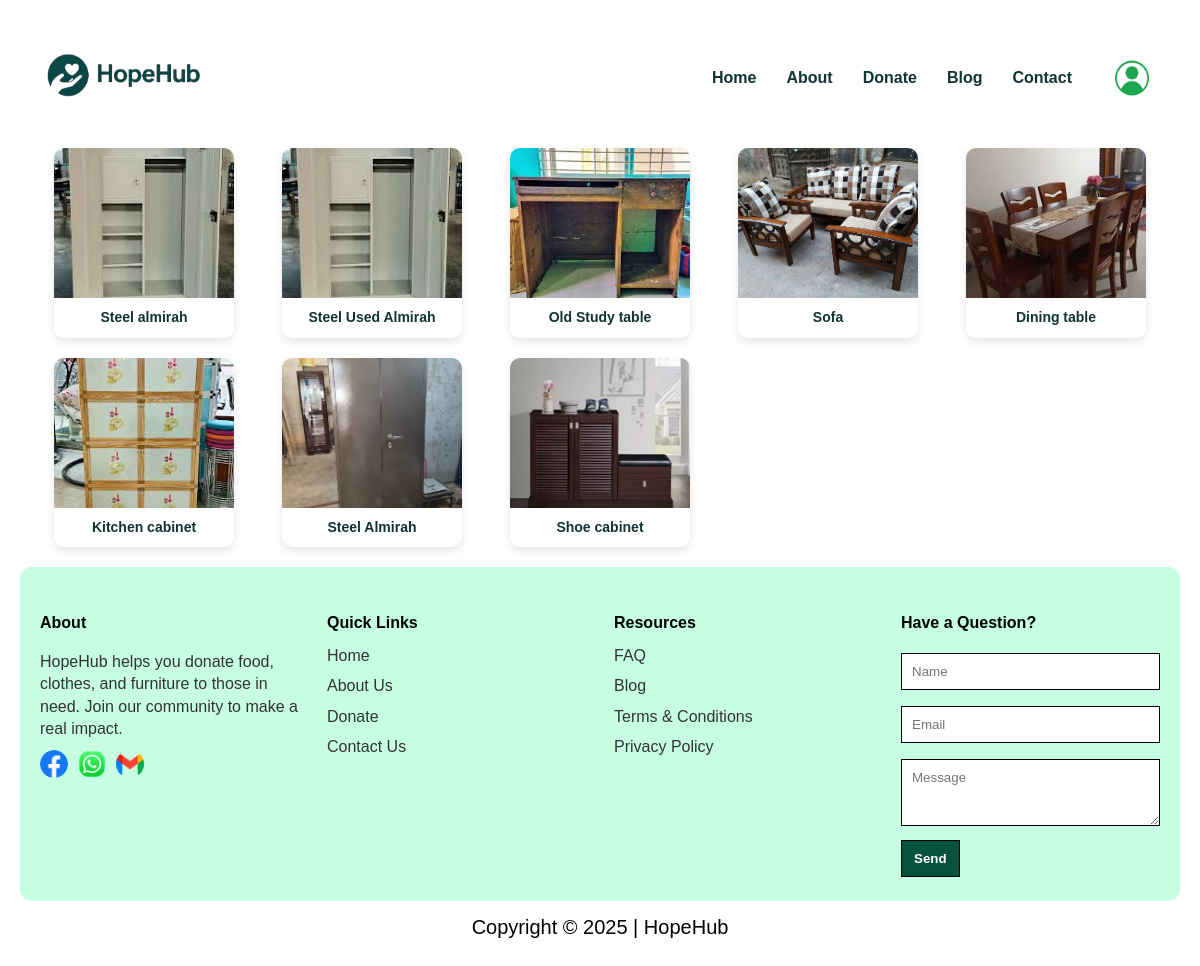
The app's page /donations/receive/furniture/ (signed in) with its own data.
### donations/models.py (models this page shows, shortened)
class Donation(models.Model):
    CATEGORY_CHOICES = [
        ('food', 'Food'),
        ('clothes', 'Clothes'),
        ('furniture', 'Furniture'),
    ]
    donor = models.ForeignKey(User, on_delete=models.CASCADE)
    category = models.CharField(max_length=20, choices=CATEGORY_CHOICES)
    item_name = models.CharField(max_length=100)
    item_image = models.ImageField(upload_to='donation_images/')
    quantity = models.PositiveIntegerField()
    address = models.TextField()
    details = models.TextField()
    created_at = models.DateTimeField(auto_now_add=True)

### donations/views.py (the view)
# urls.py: path('receive/furniture/', views.furniturereceive, name='furniturereceive'),
def furniturereceive(request):
    items = Donation.objects.filter(category='furniture')
    return render(request, 'donations/furniturereceive.html', {'items': items})

### donations/templates/donations/furniturereceive.html (shortened to what this page needs)
{% load static %}
<!doctype html>
<html lang="bn">
<head>
  <link rel="stylesheet" href="{% static 'css/style.css' %}">
</head>
<body>
  <div class="wrap">
  <header>
    <div class="brand">
      <img src="{% static 'image/logo.png' %}" alt="HopeHub Logo">
    </div>
    <nav aria-label="Main navigation">
      <a href="{% url 'home' %}">Home</a>
      <a href="{% url 'aboutus' %}">About</a>
      <a href="{% url 'donateform' %}">Donate</a>
      <a href="{% url 'blog' %}">Blog</a>
      <a href="{% url 'contactus' %}">Contact</a>
      {% if user.is_authenticated %}
        <a href="{% url 'profile' %}" class="profile-icon">
          <img src="{% static 'image/profile.png' %}" alt="Profile" style="width:60px; height:40px; border-radius:50%;">
        </a>
      {% else %}
        <a class="cta" href="{% url 'login' %}">Login/Signup</a>
      {% endif %}
    </nav>
  </header>
    <section class="item-gallery">
      {% for item in items %}
        <div class="item-card">
          {% if item.item_image %}
            <img src="{{ item.item_image.url }}" alt="{{ item.item_name }}">
          {% endif %}
          <p>{{ item.item_name }}</p>
        </div>
      {% empty %}
        <p>No donations yet.</p>
      {% endfor %}
    </section>
  <footer>
    <div class="footer-col">
      <h4>About</h4>
      <p>HopeHub helps you donate food, clothes, and furniture to those in need. Join our community to make a real impact.</p>
      <div class="social-icons">
        <img src="{% static 'image/facebook.png' %}" alt="Facebook">
        <img src="{% static 'image/whatsapp.png' %}" alt="WhatsApp">
        <img src="{% static 'image/gmail.png' %}" alt="Gmail">
      </div>
    </div>
    <div class="footer-col links">
      <h4>Quick Links</h4>
      <ul>
        <li><a href="{% url 'home' %}">Home</a></li>
        <li><a href="{% url 'aboutus' %}">About Us</a></li>
        <li><a href="{% url 'donateform' %}">Donate</a></li>
        <li><a href="{% url 'contactus' %}">Contact Us</a></li>
      </ul>
    </div>
    <div class="footer-col resources">
      <h4>Resources</h4>
      <ul>
        <li><a href="{% url 'faq' %}">FAQ</a></li>
        <li><a href="{% url 'blog' %}">Blog</a></li>
        <li><a href="{% url 'termsconditions' %}">Terms & Conditions</a></li>
        <li><a href="{% url 'privacypolicy' %}">Privacy Policy</a></li>
      </ul>
    </div>
    <div class="footer-col contact-form" style="max-width:320px">
      <h4>Have a Question?</h4>
      <input type="text" placeholder="Name" />
      <input type="email" placeholder="Email" />
      <textarea rows="3" placeholder="Message"></textarea>
      <button >Send</button>
    </div>
  </footer>
  <div class="copyright">
    Copyright &copy; 2025 | HopeHub
  </div>
</div>
</body>
</html>

### static/css/style.css (style rules this page uses)
:root { --green: #05533f; --green-dark: #076b25; --accent:#f1fdf6; --muted: #ffffff; --soft:#eafdf3; --radius:14px; --shadow: 0 6px 20px rgba(16,42,30,0.08); font-family: "Inter", system-ui, sans-serif; }
* { box-sizing:border-box }
body, h1, h2, h3, h4, h5, h6, input, textarea, button, p { font-family: 'Inria Sans', sans-serif; }
body { margin:0; background: #ffffff; color:#133; line-height:1.4; justify-content: center; align-items: center; display: flex; }
a { color:inherit;text-decoration:none }
img { max-width:100%;display:block }
.wrap { max-width: 1440px; width: 100%; margin:28px auto; padding:0 20px; }
header { width:100%; height:100px; background:white; padding:14px 18px; display:flex; justify-content:space-between; align-items:center; }
.brand img { width:180px; height:auto; }
nav { display:flex; gap:30px; align-items:center; font-weight:600; margin-left:auto; }
footer { background: #C6FFE2; padding: 24px 20px; display: flex; flex-wrap: wrap; gap: 28px; border-radius: 12px; }
footer .footer-col { flex: 1 1 200px; }
footer .footer-col h4 { font-weight: 700; margin-bottom: 10px; color: #000; }
footer .footer-col p { font-weight: 400; color: #333; margin-bottom: 10px; line-height: 1.4; }
footer .footer-col ul { list-style: none; padding-left: 0; margin: 0; }
footer .footer-col ul li { margin-bottom: 8px; color: #333; cursor: pointer; }
footer .social-icons { display: flex; gap: 10px; margin-top: 8px; }
.footer-col .social-icons img { width: 28px; height: 28px; object-fit: cover; border-radius: 50%; }
.copyright { text-align: center; color: #000; font-size: 20px; margin: 12px 0 20px 0; }
.contact-form input,.contact-form textarea { width:100%; padding:10px; margin:8px 0; border: 1px solid black; }
.contact-form button { background:var(--green); color:white; padding:10px 12px; border: 1px solid black; cursor:pointer; font-weight:700; }
input { padding: 10px; margin: 6px 0 12px 0; border: none; background: #ffffff; }

### donations/templates/donations/furniturereceive.html (style rules this page uses)
.item-gallery { display: grid; grid-template-columns: repeat(auto-fill, minmax(180px, 1fr)); gap: 20px; padding: 20px; justify-items: center; }
.item-card { background-color: #fff; border-radius: 10px; overflow: hidden; text-align: center; box-shadow: 0 4px 8px rgba(0,0,0,0.1); width: 180px; }
.item-card img { width: 100%; height: 150px; object-fit: cover; display: block; }
.item-card p { margin: 10px 0; font-weight: bold; font-size: 14px; }

### records on screen
Donation: item_image (picture), item_name "Steel almirah"
Donation: item_image (picture), item_name "Steel Used Almirah"
Donation: item_image (picture), item_name "Old Study table"
Donation: item_image (picture), item_name "Sofa"
Donation: item_image (picture), item_name "Dining table"
Donation: item_image (picture), item_name "Kitchen cabinet"
Donation: item_image (picture), item_name "Steel Almirah"
Donation: item_image (picture), item_name "Shoe cabinet"
